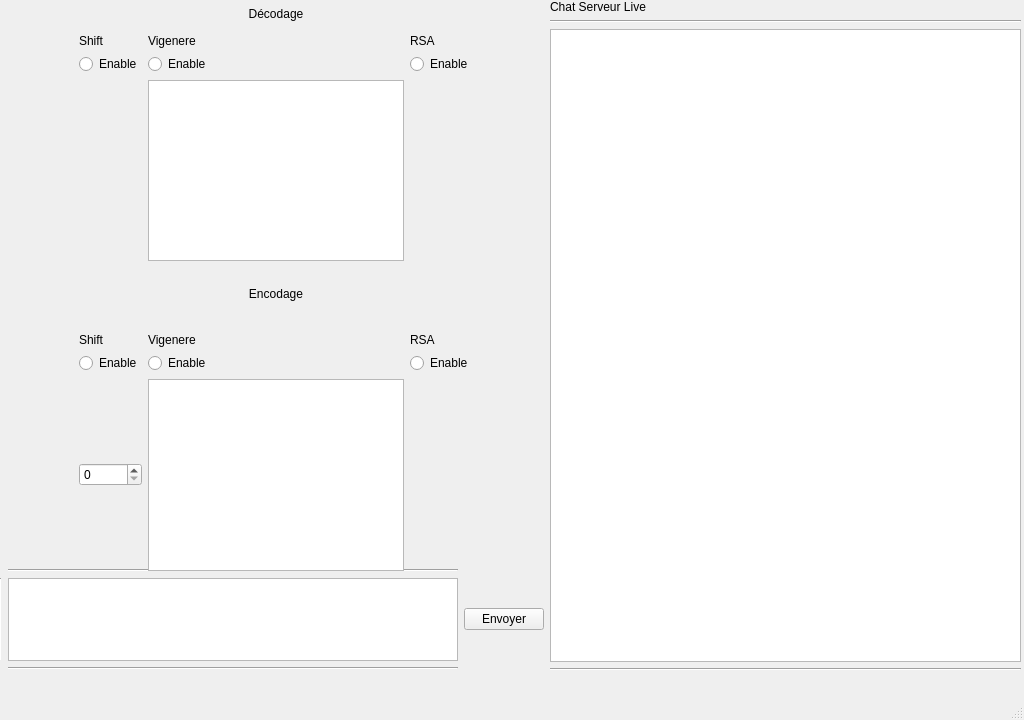
<?xml version="1.0" encoding="UTF-8"?>
<ui version="4.0">
 <class>MainWindow</class>
 <widget class="QMainWindow" name="MainWindow">
  <property name="geometry">
   <rect>
    <x>0</x>
    <y>0</y>
    <width>1024</width>
    <height>720</height>
   </rect>
  </property>
  <property name="windowTitle">
   <string>MainWindow</string>
  </property>
  <widget class="QWidget" name="centralwidget">
   <widget class="QWidget" name="verticalLayoutWidget">
    <property name="geometry">
     <rect>
      <x>550</x>
      <y>0</y>
      <width>471</width>
      <height>671</height>
     </rect>
    </property>
    <layout class="QVBoxLayout" name="verticalLayout">
     <item>
      <widget class="QLabel" name="label">
       <property name="text">
        <string>Chat Serveur Live</string>
       </property>
      </widget>
     </item>
     <item>
      <widget class="Line" name="line">
       <property name="orientation">
        <enum>Qt::Horizontal</enum>
       </property>
      </widget>
     </item>
     <item>
      <widget class="QTextBrowser" name="textBrowser"/>
     </item>
     <item>
      <widget class="Line" name="line_2">
       <property name="orientation">
        <enum>Qt::Horizontal</enum>
       </property>
      </widget>
     </item>
    </layout>
   </widget>
   <widget class="QWidget" name="gridLayoutWidget_2">
    <property name="geometry">
     <rect>
      <x>-1</x>
      <y>569</y>
      <width>551</width>
      <height>101</height>
     </rect>
    </property>
    <layout class="QGridLayout" name="gridLayout_2">
     <item row="1" column="3">
      <widget class="QPushButton" name="Envoyer">
       <property name="text">
        <string>Envoyer</string>
       </property>
      </widget>
     </item>
     <item row="1" column="1">
      <widget class="QPlainTextEdit" name="plainTextEdit"/>
     </item>
     <item row="1" column="0">
      <widget class="Line" name="line_4">
       <property name="orientation">
        <enum>Qt::Vertical</enum>
       </property>
      </widget>
     </item>
     <item row="0" column="1">
      <widget class="Line" name="line_3">
       <property name="orientation">
        <enum>Qt::Horizontal</enum>
       </property>
      </widget>
     </item>
     <item row="2" column="1">
      <widget class="Line" name="line_5">
       <property name="orientation">
        <enum>Qt::Horizontal</enum>
       </property>
      </widget>
     </item>
     <item row="1" column="4">
      <widget class="Line" name="line_6">
       <property name="orientation">
        <enum>Qt::Horizontal</enum>
       </property>
      </widget>
     </item>
    </layout>
   </widget>
   <widget class="QWidget" name="gridLayoutWidget_3">
    <property name="geometry">
     <rect>
      <x>0</x>
      <y>260</y>
      <width>551</width>
      <height>311</height>
     </rect>
    </property>
    <layout class="QGridLayout" name="gridLayout_3">
     <item row="1" column="4">
      <widget class="QLabel" name="label_5">
       <property name="text">
        <string>RSA</string>
       </property>
      </widget>
     </item>
     <item row="1" column="3">
      <widget class="QLabel" name="label_4">
       <property name="text">
        <string>Vigenere</string>
       </property>
      </widget>
     </item>
     <item row="4" column="3">
      <widget class="QTextBrowser" name="textBrowser_2"/>
     </item>
     <item row="2" column="4">
      <widget class="QRadioButton" name="radioButton_3">
       <property name="text">
        <string>Enable</string>
       </property>
      </widget>
     </item>
     <item row="2" column="5">
      <spacer name="horizontalSpacer_3">
       <property name="orientation">
        <enum>Qt::Horizontal</enum>
       </property>
       <property name="sizeHint" stdset="0">
        <size>
         <width>40</width>
         <height>20</height>
        </size>
       </property>
      </spacer>
     </item>
     <item row="1" column="1">
      <widget class="QLabel" name="label_3">
       <property name="text">
        <string>Shift</string>
       </property>
      </widget>
     </item>
     <item row="2" column="3">
      <widget class="QRadioButton" name="radioButton_2">
       <property name="text">
        <string>Enable</string>
       </property>
      </widget>
     </item>
     <item row="4" column="1">
      <widget class="QSpinBox" name="spinBox"/>
     </item>
     <item row="2" column="1">
      <widget class="QRadioButton" name="radioButton">
       <property name="text">
        <string>Enable</string>
       </property>
      </widget>
     </item>
     <item row="2" column="0">
      <spacer name="horizontalSpacer_2">
       <property name="orientation">
        <enum>Qt::Horizontal</enum>
       </property>
       <property name="sizeHint" stdset="0">
        <size>
         <width>40</width>
         <height>20</height>
        </size>
       </property>
      </spacer>
     </item>
     <item row="0" column="0">
      <spacer name="verticalSpacer">
       <property name="orientation">
        <enum>Qt::Vertical</enum>
       </property>
       <property name="sizeHint" stdset="0">
        <size>
         <width>20</width>
         <height>40</height>
        </size>
       </property>
      </spacer>
     </item>
     <item row="0" column="3">
      <widget class="QLabel" name="label_6">
       <property name="text">
        <string>Encodage</string>
       </property>
       <property name="scaledContents">
        <bool>false</bool>
       </property>
       <property name="alignment">
        <set>Qt::AlignCenter</set>
       </property>
      </widget>
     </item>
    </layout>
   </widget>
   <widget class="QWidget" name="gridLayoutWidget_4">
    <property name="geometry">
     <rect>
      <x>0</x>
      <y>0</y>
      <width>551</width>
      <height>261</height>
     </rect>
    </property>
    <layout class="QGridLayout" name="gridLayout_4">
     <item row="2" column="0">
      <spacer name="horizontalSpacer_5">
       <property name="orientation">
        <enum>Qt::Horizontal</enum>
       </property>
       <property name="sizeHint" stdset="0">
        <size>
         <width>40</width>
         <height>20</height>
        </size>
       </property>
      </spacer>
     </item>
     <item row="0" column="3">
      <widget class="QLabel" name="label_10">
       <property name="text">
        <string>Décodage</string>
       </property>
       <property name="scaledContents">
        <bool>false</bool>
       </property>
       <property name="alignment">
        <set>Qt::AlignCenter</set>
       </property>
      </widget>
     </item>
     <item row="4" column="3">
      <widget class="QTextBrowser" name="textBrowser_3"/>
     </item>
     <item row="2" column="3">
      <widget class="QRadioButton" name="radioButton_5">
       <property name="text">
        <string>Enable</string>
       </property>
      </widget>
     </item>
     <item row="2" column="4">
      <widget class="QRadioButton" name="radioButton_4">
       <property name="text">
        <string>Enable</string>
       </property>
      </widget>
     </item>
     <item row="2" column="1">
      <widget class="QRadioButton" name="radioButton_6">
       <property name="text">
        <string>Enable</string>
       </property>
      </widget>
     </item>
     <item row="1" column="4">
      <widget class="QLabel" name="label_7">
       <property name="text">
        <string>RSA</string>
       </property>
      </widget>
     </item>
     <item row="1" column="3">
      <widget class="QLabel" name="label_8">
       <property name="text">
        <string>Vigenere</string>
       </property>
      </widget>
     </item>
     <item row="1" column="1">
      <widget class="QLabel" name="label_9">
       <property name="text">
        <string>Shift</string>
       </property>
      </widget>
     </item>
     <item row="2" column="5">
      <spacer name="horizontalSpacer_4">
       <property name="orientation">
        <enum>Qt::Horizontal</enum>
       </property>
       <property name="sizeHint" stdset="0">
        <size>
         <width>40</width>
         <height>20</height>
        </size>
       </property>
      </spacer>
     </item>
     <item row="0" column="0">
      <spacer name="verticalSpacer_2">
       <property name="orientation">
        <enum>Qt::Vertical</enum>
       </property>
       <property name="sizeHint" stdset="0">
        <size>
         <width>20</width>
         <height>40</height>
        </size>
       </property>
      </spacer>
     </item>
    </layout>
   </widget>
  </widget>
  <widget class="QMenuBar" name="menubar">
   <property name="geometry">
    <rect>
     <x>0</x>
     <y>0</y>
     <width>1024</width>
     <height>22</height>
    </rect>
   </property>
  </widget>
  <widget class="QStatusBar" name="statusbar"/>
 </widget>
 <resources/>
 <connections/>
</ui>
